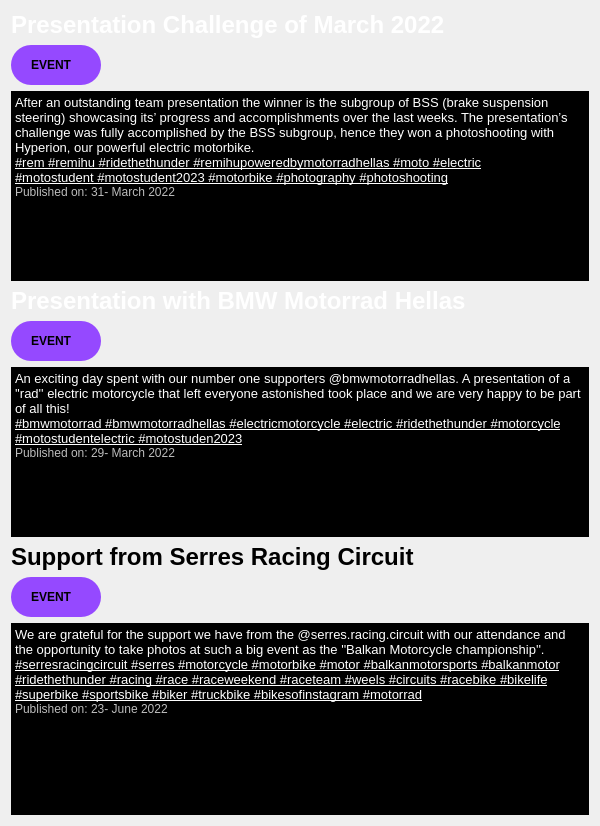
             <widget class="QFrame" name="presentationmainframe">
              <property name="minimumSize">
               <size>
                <width>600</width>
                <height>657</height>
               </size>
              </property>
              <property name="maximumSize">
               <size>
                <width>600</width>
                <height>16777215</height>
               </size>
              </property>
              <property name="frameShape">
               <enum>QFrame::NoFrame</enum>
              </property>
              <property name="frameShadow">
               <enum>QFrame::Raised</enum>
              </property>
              <layout class="QGridLayout" name="gridLayout_14">
               <item row="4" column="0">
                <widget class="QFrame" name="eventframe_4">
                 <property name="minimumSize">
                  <size>
                   <width>90</width>
                   <height>40</height>
                  </size>
                 </property>
                 <property name="maximumSize">
                  <size>
                   <width>80</width>
                   <height>40</height>
                  </size>
                 </property>
                 <property name="styleSheet">
                  <string notr="true">background-color:rgb(149, 73, 255);
border-radius:20px</string>
                 </property>
                 <property name="frameShape">
                  <enum>QFrame::StyledPanel</enum>
                 </property>
                 <property name="frameShadow">
                  <enum>QFrame::Raised</enum>
                 </property>
                 <widget class="QLabel" name="eventlabel_4">
                  <property name="geometry">
                   <rect>
                    <x>20</x>
                    <y>10</y>
                    <width>51</width>
                    <height>20</height>
                   </rect>
                  </property>
                  <property name="styleSheet">
                   <string notr="true">color:black;</string>
                  </property>
                  <property name="text">
                   <string>&lt;html&gt;&lt;head/&gt;&lt;body&gt;&lt;p&gt;&lt;span style=&quot; font-weight:700;&quot;&gt;EVENT&lt;/span&gt;&lt;/p&gt;&lt;/body&gt;&lt;/html&gt;</string>
                  </property>
                 </widget>
                </widget>
               </item>
               <item row="2" column="0">
                <widget class="QTextBrowser" name="presentationchallengetext">
                 <property name="maximumSize">
                  <size>
                   <width>600</width>
                   <height>190</height>
                  </size>
                 </property>
                 <property name="styleSheet">
                  <string notr="true">background:null;
color:white;</string>
                 </property>
                 <property name="frameShape">
                  <enum>QFrame::NoFrame</enum>
                 </property>
                 <property name="verticalScrollBarPolicy">
                  <enum>Qt::ScrollBarAlwaysOff</enum>
                 </property>
                 <property name="horizontalScrollBarPolicy">
                  <enum>Qt::ScrollBarAlwaysOff</enum>
                 </property>
                 <property name="html">
                  <string>&lt;!DOCTYPE HTML PUBLIC &quot;-//W3C//DTD HTML 4.0//EN&quot; &quot;http://www.w3.org/TR/REC-html40/strict.dtd&quot;&gt;
&lt;html&gt;&lt;head&gt;&lt;meta name=&quot;qrichtext&quot; content=&quot;1&quot; /&gt;&lt;meta charset=&quot;utf-8&quot; /&gt;&lt;style type=&quot;text/css&quot;&gt;
p, li { white-space: pre-wrap; }
hr { height: 1px; border-width: 0; }
li.unchecked::marker { content: &quot;\2610&quot;; }
li.checked::marker { content: &quot;\2612&quot;; }
&lt;/style&gt;&lt;/head&gt;&lt;body style=&quot; font-family:'Segoe UI'; font-size:9pt; font-weight:400; font-style:normal;&quot;&gt;
&lt;p style=&quot; margin-top:0px; margin-bottom:0px; margin-left:0px; margin-right:0px; -qt-block-indent:0; text-indent:0px;&quot;&gt;&lt;span style=&quot; font-size:10pt;&quot;&gt;After an outstanding team presentation the winner is the subgroup of BSS (brake suspension steering) showcasing its’ progress and accomplishments over the last weeks. The presentation’s challenge was fully accomplished by the BSS subgroup, hence they won a photoshooting with Hyperion, our powerful electric motorbike.&lt;/span&gt;&lt;/p&gt;
&lt;p style=&quot; margin-top:0px; margin-bottom:0px; margin-left:0px; margin-right:0px; -qt-block-indent:0; text-indent:0px;&quot;&gt;&lt;span style=&quot; font-size:10pt; text-decoration: underline; color:#ffffff;&quot;&gt;#rem #remihu #ridethethunder #remihupoweredbymotorradhellas #moto #electric&lt;/span&gt;&lt;/p&gt;
&lt;p style=&quot; margin-top:0px; margin-bottom:0px; margin-left:0px; margin-right:0px; -qt-block-indent:0; text-indent:0px;&quot;&gt;&lt;span style=&quot; font-size:10pt; text-decoration: underline; color:#ffffff;&quot;&gt;#motostudent #motostudent2023 #motorbike #photography #photoshooting&lt;/span&gt;&lt;/p&gt;
&lt;p style=&quot; margin-top:0px; margin-bottom:0px; margin-left:0px; margin-right:0px; -qt-block-indent:0; text-indent:0px;&quot;&gt;&lt;span style=&quot; color:#bcbcbc;&quot;&gt;Published on: 31- March 2022&lt;/span&gt;&lt;/p&gt;&lt;/body&gt;&lt;/html&gt;</string>
                 </property>
                </widget>
               </item>
               <item row="8" column="0">
                <widget class="QLabel" name="supporttitle">
                 <property name="text">
                  <string>&lt;html&gt;&lt;head/&gt;&lt;body&gt;&lt;p&gt;&lt;span style=&quot; font-size:18pt; font-weight:700;&quot;&gt;Support from Serres Racing Circuit&lt;/span&gt;&lt;/p&gt;&lt;/body&gt;&lt;/html&gt;</string>
                 </property>
                </widget>
               </item>
               <item row="1" column="0">
                <widget class="QFrame" name="eventframe_5">
                 <property name="minimumSize">
                  <size>
                   <width>90</width>
                   <height>40</height>
                  </size>
                 </property>
                 <property name="maximumSize">
                  <size>
                   <width>80</width>
                   <height>40</height>
                  </size>
                 </property>
                 <property name="styleSheet">
                  <string notr="true">background-color:rgb(149, 73, 255);
border-radius:20px</string>
                 </property>
                 <property name="frameShape">
                  <enum>QFrame::StyledPanel</enum>
                 </property>
                 <property name="frameShadow">
                  <enum>QFrame::Raised</enum>
                 </property>
                 <widget class="QLabel" name="eventlabel_5">
                  <property name="geometry">
                   <rect>
                    <x>20</x>
                    <y>10</y>
                    <width>51</width>
                    <height>20</height>
                   </rect>
                  </property>
                  <property name="styleSheet">
                   <string notr="true">color:black;</string>
                  </property>
                  <property name="text">
                   <string>&lt;html&gt;&lt;head/&gt;&lt;body&gt;&lt;p&gt;&lt;span style=&quot; font-weight:700;&quot;&gt;EVENT&lt;/span&gt;&lt;/p&gt;&lt;/body&gt;&lt;/html&gt;</string>
                  </property>
                 </widget>
                </widget>
               </item>
               <item row="0" column="0">
                <widget class="QLabel" name="presentationchallengetitle">
                 <property name="styleSheet">
                  <string notr="true">background:none;
color:white;</string>
                 </property>
                 <property name="text">
                  <string>&lt;html&gt;&lt;head/&gt;&lt;body&gt;&lt;p&gt;&lt;span style=&quot; font-size:18pt; font-weight:700;&quot;&gt;Presentation Challenge of March 2022&lt;/span&gt;&lt;/p&gt;&lt;/body&gt;&lt;/html&gt;</string>
                 </property>
                </widget>
               </item>
               <item row="10" column="0">
                <widget class="QTextBrowser" name="supporttext">
                 <property name="styleSheet">
                  <string notr="true">background:null;
color:white;</string>
                 </property>
                 <property name="frameShape">
                  <enum>QFrame::NoFrame</enum>
                 </property>
                 <property name="verticalScrollBarPolicy">
                  <enum>Qt::ScrollBarAlwaysOff</enum>
                 </property>
                 <property name="horizontalScrollBarPolicy">
                  <enum>Qt::ScrollBarAlwaysOff</enum>
                 </property>
                 <property name="html">
                  <string>&lt;!DOCTYPE HTML PUBLIC &quot;-//W3C//DTD HTML 4.0//EN&quot; &quot;http://www.w3.org/TR/REC-html40/strict.dtd&quot;&gt;
&lt;html&gt;&lt;head&gt;&lt;meta name=&quot;qrichtext&quot; content=&quot;1&quot; /&gt;&lt;meta charset=&quot;utf-8&quot; /&gt;&lt;style type=&quot;text/css&quot;&gt;
p, li { white-space: pre-wrap; }
hr { height: 1px; border-width: 0; }
li.unchecked::marker { content: &quot;\2610&quot;; }
li.checked::marker { content: &quot;\2612&quot;; }
&lt;/style&gt;&lt;/head&gt;&lt;body style=&quot; font-family:'Segoe UI'; font-size:9pt; font-weight:400; font-style:normal;&quot;&gt;
&lt;p style=&quot; margin-top:0px; margin-bottom:0px; margin-left:0px; margin-right:0px; -qt-block-indent:0; text-indent:0px;&quot;&gt;&lt;span style=&quot; font-size:10pt;&quot;&gt;We are grateful for the support we have from the &lt;/span&gt;&lt;span style=&quot; font-size:10pt; color:#ffffff;&quot;&gt;@serres.racing.circuit&lt;/span&gt;&lt;span style=&quot; font-size:10pt;&quot;&gt; with our attendance and the opportunity to take photos at such a big event as the ''Balkan Motorcycle championship''.&lt;/span&gt;&lt;/p&gt;
&lt;p style=&quot; margin-top:0px; margin-bottom:0px; margin-left:0px; margin-right:0px; -qt-block-indent:0; text-indent:0px;&quot;&gt;&lt;span style=&quot; font-size:10pt; text-decoration: underline; color:#ffffff;&quot;&gt;#serresracingcircuit #serres #motorcycle #motorbike #motor #balkanmotorsports #balkanmotor #ridethethunder #racing #race #raceweekend #raceteam #weels #circuits #racebike #bikelife #superbike #sportsbike #biker #truckbike #bikesofinstagram #motorrad&lt;/span&gt;&lt;/p&gt;
&lt;p style=&quot; margin-top:0px; margin-bottom:0px; margin-left:0px; margin-right:0px; -qt-block-indent:0; text-indent:0px;&quot;&gt;&lt;span style=&quot; color:#bcbcbc;&quot;&gt;Published on: 23- June 2022&lt;/span&gt;&lt;/p&gt;&lt;/body&gt;&lt;/html&gt;</string>
                 </property>
                </widget>
               </item>
               <item row="9" column="0">
                <widget class="QFrame" name="eventframe_3">
                 <property name="minimumSize">
                  <size>
                   <width>90</width>
                   <height>40</height>
                  </size>
                 </property>
                 <property name="maximumSize">
                  <size>
                   <width>80</width>
                   <height>40</height>
                  </size>
                 </property>
                 <property name="styleSheet">
                  <string notr="true">background-color:rgb(149, 73, 255);
border-radius:20px</string>
                 </property>
                 <property name="frameShape">
                  <enum>QFrame::StyledPanel</enum>
                 </property>
                 <property name="frameShadow">
                  <enum>QFrame::Raised</enum>
                 </property>
                 <widget class="QLabel" name="eventlabel_3">
                  <property name="geometry">
                   <rect>
                    <x>20</x>
                    <y>10</y>
                    <width>51</width>
                    <height>20</height>
                   </rect>
                  </property>
                  <property name="styleSheet">
                   <string notr="true">color:black;</string>
                  </property>
                  <property name="text">
                   <string>&lt;html&gt;&lt;head/&gt;&lt;body&gt;&lt;p&gt;&lt;span style=&quot; font-weight:700;&quot;&gt;EVENT&lt;/span&gt;&lt;/p&gt;&lt;/body&gt;&lt;/html&gt;</string>
                  </property>
                 </widget>
                </widget>
               </item>
               <item row="7" column="0">
                <widget class="QTextBrowser" name="presentationbmwtext">
                 <property name="maximumSize">
                  <size>
                   <width>16777215</width>
                   <height>170</height>
                  </size>
                 </property>
                 <property name="styleSheet">
                  <string notr="true">background:null;
color:white;</string>
                 </property>
                 <property name="frameShape">
                  <enum>QFrame::NoFrame</enum>
                 </property>
                 <property name="verticalScrollBarPolicy">
                  <enum>Qt::ScrollBarAlwaysOff</enum>
                 </property>
                 <property name="horizontalScrollBarPolicy">
                  <enum>Qt::ScrollBarAlwaysOff</enum>
                 </property>
                 <property name="html">
                  <string>&lt;!DOCTYPE HTML PUBLIC &quot;-//W3C//DTD HTML 4.0//EN&quot; &quot;http://www.w3.org/TR/REC-html40/strict.dtd&quot;&gt;
&lt;html&gt;&lt;head&gt;&lt;meta name=&quot;qrichtext&quot; content=&quot;1&quot; /&gt;&lt;meta charset=&quot;utf-8&quot; /&gt;&lt;style type=&quot;text/css&quot;&gt;
p, li { white-space: pre-wrap; }
hr { height: 1px; border-width: 0; }
li.unchecked::marker { content: &quot;\2610&quot;; }
li.checked::marker { content: &quot;\2612&quot;; }
&lt;/style&gt;&lt;/head&gt;&lt;body style=&quot; font-family:'Segoe UI'; font-size:9pt; font-weight:400; font-style:normal;&quot;&gt;
&lt;p style=&quot; margin-top:0px; margin-bottom:0px; margin-left:0px; margin-right:0px; -qt-block-indent:0; text-indent:0px;&quot;&gt;&lt;span style=&quot; font-size:10pt;&quot;&gt;An exciting day spent with our number one supporters @bmwmotorradhellas. A presentation of a ''rad'' electric motorcycle that left everyone astonished took place and we are very happy to be part of all this!&lt;/span&gt;&lt;/p&gt;
&lt;p style=&quot; margin-top:0px; margin-bottom:0px; margin-left:0px; margin-right:0px; -qt-block-indent:0; text-indent:0px;&quot;&gt;&lt;span style=&quot; font-size:10pt; text-decoration: underline; color:#ffffff;&quot;&gt;#bmwmotorrad #bmwmotorradhellas #electricmotorcycle #electric #ridethethunder #motorcycle #motostudentelectric #motostuden2023&lt;/span&gt;&lt;/p&gt;
&lt;p style=&quot; margin-top:0px; margin-bottom:0px; margin-left:0px; margin-right:0px; -qt-block-indent:0; text-indent:0px;&quot;&gt;&lt;span style=&quot; color:#bcbcbc;&quot;&gt;Published on: 29- March 2022&lt;/span&gt;&lt;/p&gt;&lt;/body&gt;&lt;/html&gt;</string>
                 </property>
                </widget>
               </item>
               <item row="3" column="0">
                <widget class="QLabel" name="presentationbmwtitle">
                 <property name="maximumSize">
                  <size>
                   <width>16777215</width>
                   <height>40</height>
                  </size>
                 </property>
                 <property name="styleSheet">
                  <string notr="true">background:none;
color:white;</string>
                 </property>
                 <property name="text">
                  <string>&lt;html&gt;&lt;head/&gt;&lt;body&gt;&lt;p&gt;&lt;span style=&quot; font-size:18pt; font-weight:700;&quot;&gt;Presentation with BMW Motorrad Hellas&lt;/span&gt;&lt;/p&gt;&lt;/body&gt;&lt;/html&gt;</string>
                 </property>
                </widget>
               </item>
              </layout>
             </widget>
